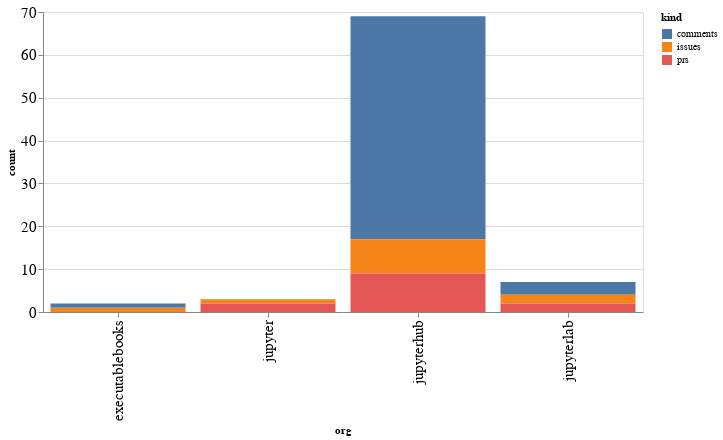

This figure's notebook cell:
### Code cell
alt.Chart(org_summaries, width=600).mark_bar().encode(
    x='org',
    y='count',
    color='kind',
    tooltip="org"
)

### Figure 1 — Vega-Lite specification as saved in the notebook (floating-point values rounded to 4 significant figures)
{"config": {"axisLeft": {"labelFontSize": 15}, "axisBottom": {"labelFontSize": 15}}, "data": {"name": "data-95d4d006e7411213b1c18d9f6a2b2a7b"}, "mark": "bar", "encoding": {"color": {"type": "nominal", "field": "kind"}, "tooltip": {"type": "nominal", "field": "org"}, "x": {"type": "nominal", "field": "org"}, "y": {"type": "quantitative", "field": "count"}}, "width": 600, "$schema": "https://vega.github.io/schema/vega-lite/v4.8.1.json", "datasets": {"data-95d4d006e7411213b1c18d9f6a2b2a7b": [{"org": "executablebooks", "kind": "comments", "count": 1}, {"org": "executablebooks", "kind": "issues", "count": 1}, {"org": "jupyter", "kind": "issues", "count": 1}, {"org": "jupyter", "kind": "prs", "count": 2}, {"org": "jupyterhub", "kind": "comments", "count": 52}, {"org": "jupyterhub", "kind": "issues", "count": 8}, {"org": "jupyterhub", "kind": "prs", "count": 9}, {"org": "jupyterlab", "kind": "comments", "count": 3}, {"org": "jupyterlab", "kind": "issues", "count": 2}, {"org": "jupyterlab", "kind": "prs", "count": 2}]}}
